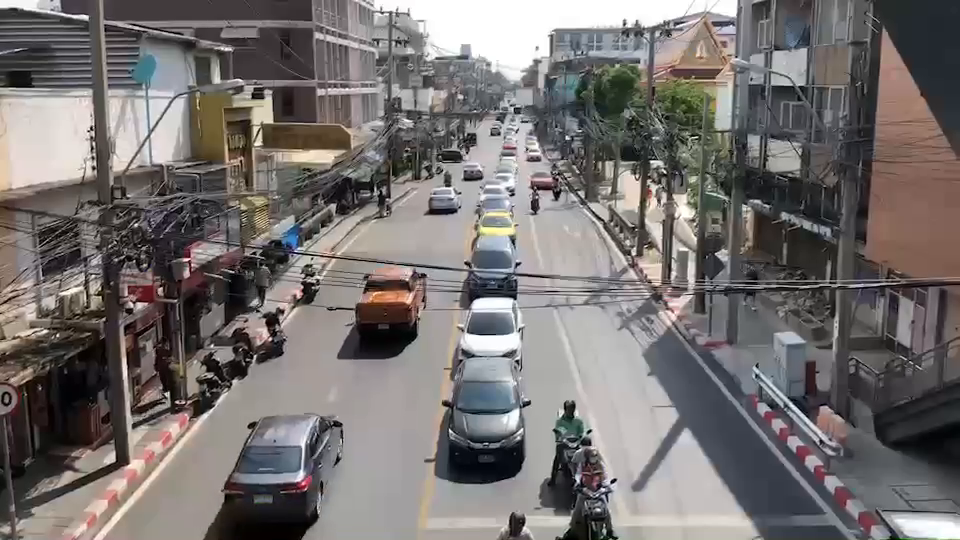
#> input picture frame 36 of Traffic light Control using car video detection/videos/cam_A.mp4, 960 x 540 px, given in place of T1_2.mp4, which was not available
$ python test_mult_cam.py
#> lines starting #> are read from the running program, lines starting #| are printed output that depends on the picture; pictures that were not available may be replaced by others from this repository, and a replacement may not be noted
import threading
import time
import serial
from serial import Serial


import math
import numpy as np
import cv2


# def printit():
  # threading.Timer(n, printit).start()
  # print("Hello, World!" ,time.time())

Video_list = [1,2,3,4]
delay_time = [3,3,3,3]
j=0

byte = 41

send_list = ['A','B','C','D']
#out = serial.Serial("/dev/ttyS0")  # "COM1" on Windows
#out.write(bytes(byte))
#ser = serial.Serial('COM3', 9600)
i=0


cam1 = cv2.VideoCapture("./T1_2.mp4")
cam2 = cv2.VideoCapture("./T2_2.mp4")
cam3 = cv2.VideoCapture("./T3_1.mp4")
cam4 = cv2.VideoCapture("./T4_2.mp4")


while True:

    ret1, cam11 = cam1.read()
#> cam11 is the input picture: shape (540, 960, 3); mean B, G, R 111.9, 113.1, 117.8
    ret2, cam21 = cam2.read()

    ret3, cam31 = cam3.read()
    ret4, cam41 = cam4.read()


    if (ret1):
        # Resize to make sure your com. will stay alive
        width, height, layers = cam11.shape
#> width = 540; height = 960; layers = 3
        new_w = width // 2
#> new_w = 270
        new_h = height // 2
#> new_h = 480
        re1 = cv2.resize(cam11,(new_h,new_w))
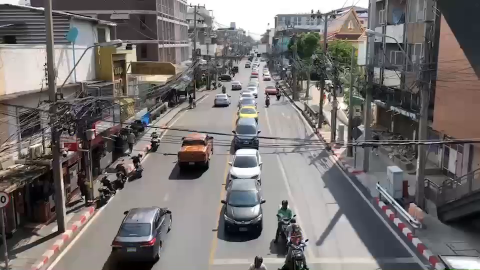
#> re1: shape (270, 480, 3); mean B, G, R 112, 113.2, 117.9


    if (ret2):
        # Resize to make sure your com. will stay alive
        width, height, layers = cam21.shape
        new_w = width // 2
        new_h = height // 2
        re2 = cv2.resize(cam21,(new_h,new_w))


    if (ret3):
        # Resize to make sure your com. will stay alive
        width, height, layers = cam31.shape
        new_w = width // 2
        new_h = height // 2
        re3 = cv2.resize(cam31,(new_h,new_w))


    if (ret4):
        # Resize to make sure your com. will stay alive
        width, height, layers = cam41.shape
        new_w = width // 2
        new_h = height // 2
        re4 = cv2.resize(cam41,(new_h,new_w))


    cam_list = [re1,re2,re3,re4]


        # [21 lines of commented-out code are left out]

    hor1 = np.hstack((re1,re2))
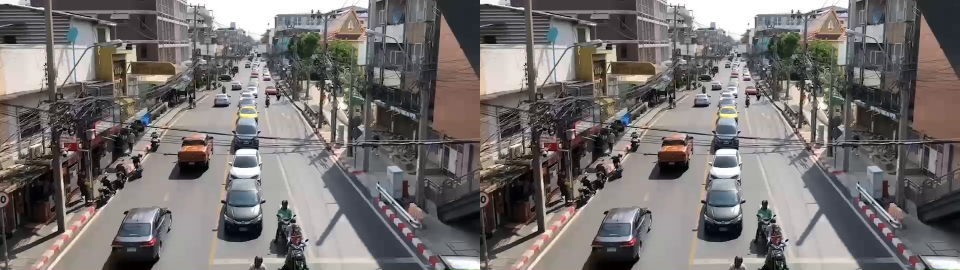
#> hor1: shape (270, 960, 3); mean B, G, R 112, 113.2, 117.9
    hor2 = np.hstack((re3,re4))

    result = np.vstack((hor1,hor2))
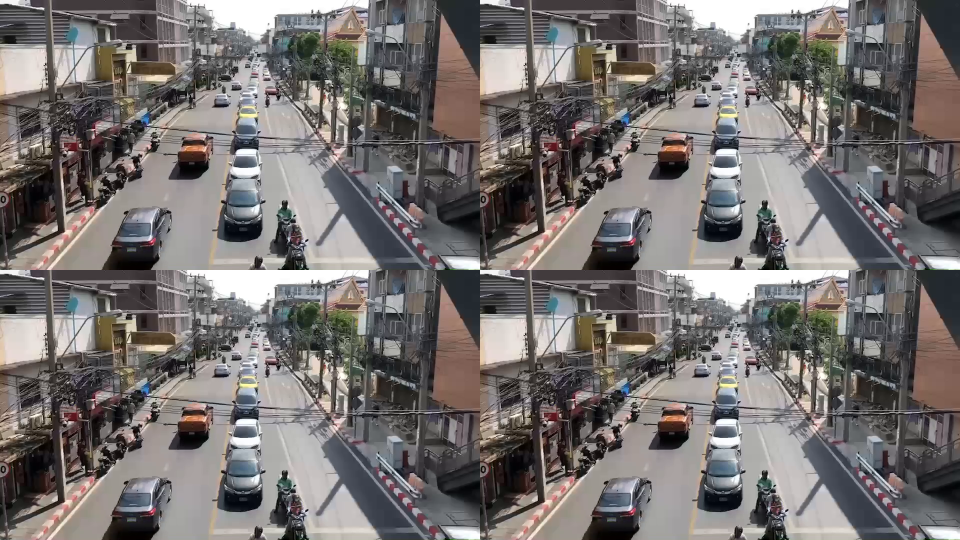
#> result: shape (540, 960, 3); mean B, G, R 112, 113.2, 117.9

    cv2.imshow("Result",result)

    if cv2.waitKey(100) == 27: # ESC to exit
#> (key Esc is pressed here)
        break

    for vd in cam_list:
        cv2.imshow("Working cam",vd)
        if cv2.waitKey(100) == 27: # ESC to exit
            break

        time.sleep(delay_time[j])
        j+=1
        if j%3 == 0:
            j=0

    if cv2.waitKey(100) == 27: # ESC to exit
        break

$ run again, starting later in the video
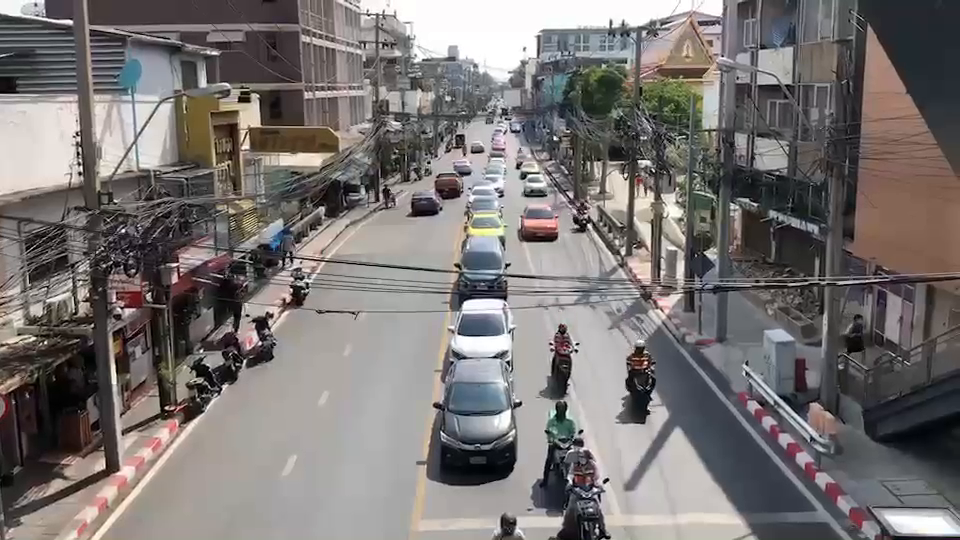
#> input picture frame 162 of Traffic light Control using car video detection/videos/cam_A.mp4, 960 x 540 px, given in place of T1_2.mp4, which was not available
#> cam11 is the input picture: shape (540, 960, 3); mean B, G, R 115, 116.2, 121
#> `hor1 = np.hstack((re1,re2))`:
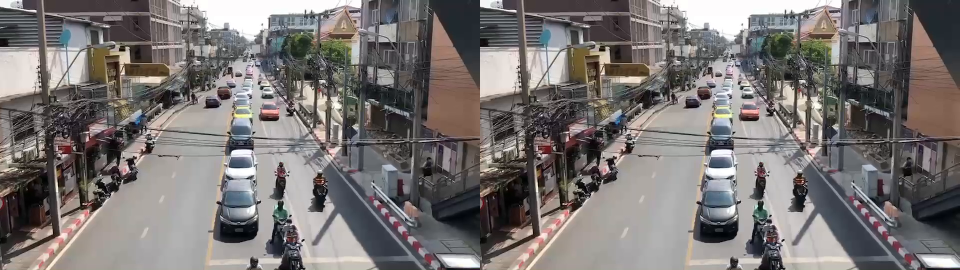
#> hor1: shape (270, 960, 3); mean B, G, R 115.1, 116.3, 121.1
#> `result = np.vstack((hor1,hor2))`:
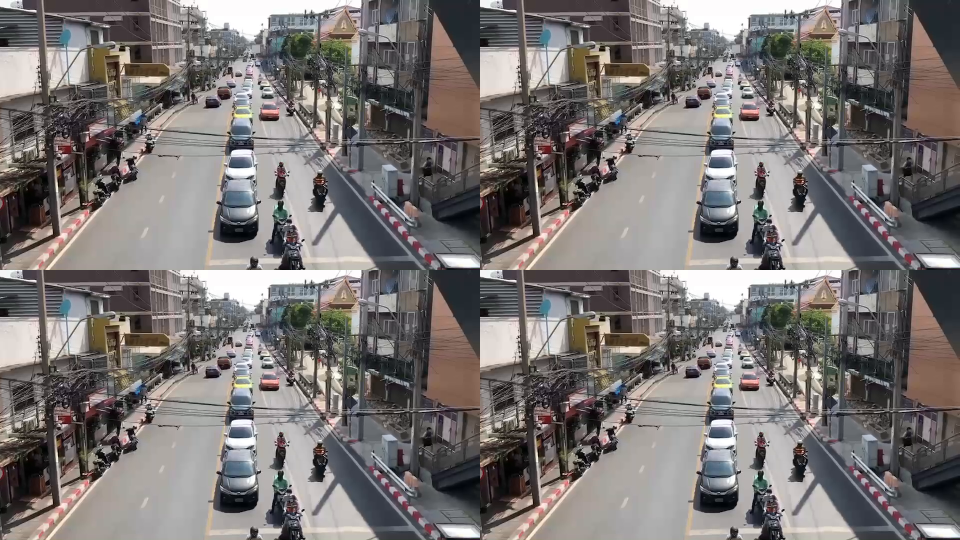
#> result: shape (540, 960, 3); mean B, G, R 115.1, 116.3, 121.1

$ run again, starting later in the video
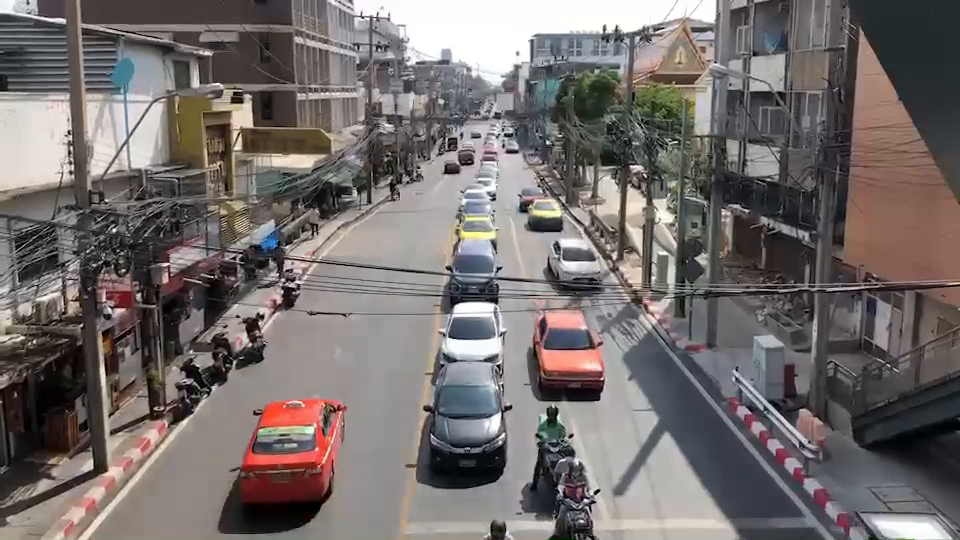
#> input picture frame 288 of Traffic light Control using car video detection/videos/cam_A.mp4, 960 x 540 px, given in place of T1_2.mp4, which was not available
#> cam11 is the input picture: shape (540, 960, 3); mean B, G, R 108.2, 109.7, 116.3
#> `hor1 = np.hstack((re1,re2))`:
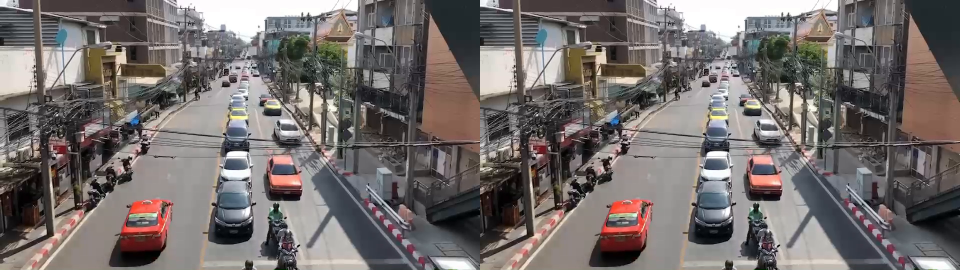
#> hor1: shape (270, 960, 3); mean B, G, R 108.3, 109.8, 116.4
#> `result = np.vstack((hor1,hor2))`:
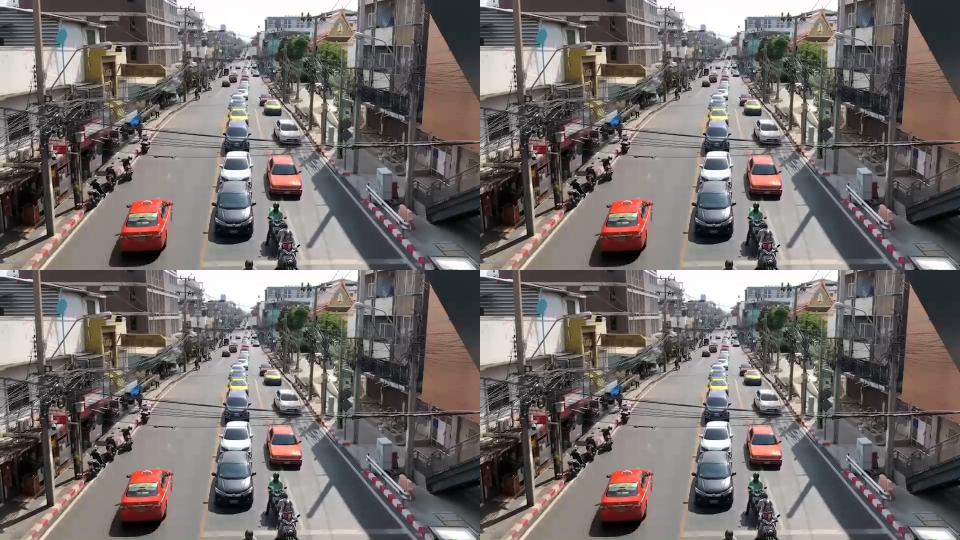
#> result: shape (540, 960, 3); mean B, G, R 108.3, 109.8, 116.4
